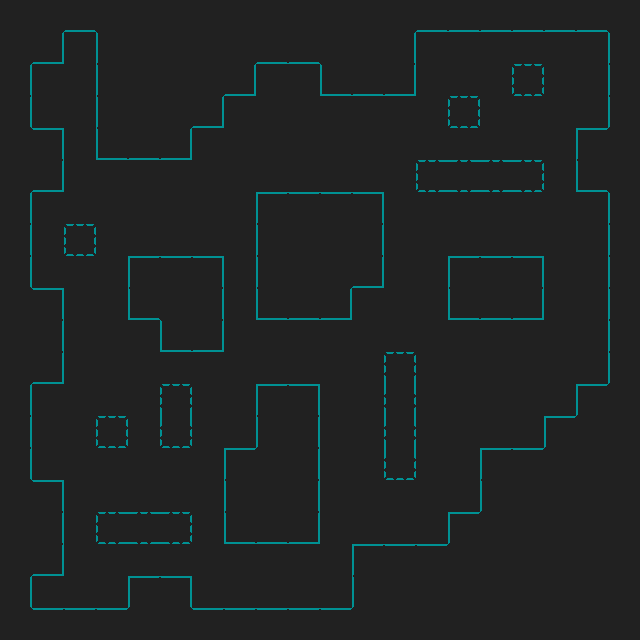

A 2D game scene composited from a Tiled map and its tileset images. What follows is a short description and the map's XML, with each tile layer's data collapsed to a summary:
An orthogonal 20x20 tile map with 32x32 px tiles, 1 tile layer (map) and 15 objects (5x enemy1, 4x enemy2, 2x item-hp, start, end, ...).

<map version="1.0" tiledversion="1.1.5" orientation="orthogonal" renderorder="left-down" width="20" height="20" tilewidth="32" tileheight="32" infinite="0" nextobjectid="17">
 <tileset firstgid="1" source="pixel-art.tsx" />
 <layer name="map" width="20" height="20">
  <data>[400 cells, 400 non-empty, 16 distinct tile ids]</data>
 </layer>
 <objectgroup name="markers">
  <object id="1" type="start" x="256" y="64" width="32" height="32">
   <ellipse />
  </object>
  <object id="2" type="end" x="32" y="576" width="32" height="32">
   <ellipse />
  </object>
  <object id="3" type="enemy2" x="96" y="480" width="32" height="32" />
  <object id="4" type="enemy1" x="256" y="160" width="32" height="32" />
  <object id="5" type="enemy2" x="128" y="320" width="32" height="32" />
  <object id="6" type="enemy2" x="416" y="352" width="32" height="32" />
  <object id="7" type="enemy2" x="448" y="64" width="32" height="32" />
  <object id="8" type="item-hp" x="320" y="608">
   <polygon points="0,0 32,-32 32,0" />
  </object>
  <object id="9" type="enemy1" x="96" y="288" width="32" height="32" />
  <object id="10" type="enemy1" x="224" y="192" width="32" height="32" />
  <object id="11" type="enemy1" x="384" y="320" width="32" height="32" />
  <object id="12" type="enemy1" x="480" y="96" width="32" height="32" />
  <object id="13" type="enemy3" x="64" y="512" width="32" height="32" />
  <object id="15" type="item-shield" x="544" y="416">
   <polygon points="0,0 32,-32 32,0" />
  </object>
  <object id="16" type="item-hp" x="32" y="96">
   <polygon points="0,0 32,-32 32,0" />
  </object>
 </objectgroup>
</map>
